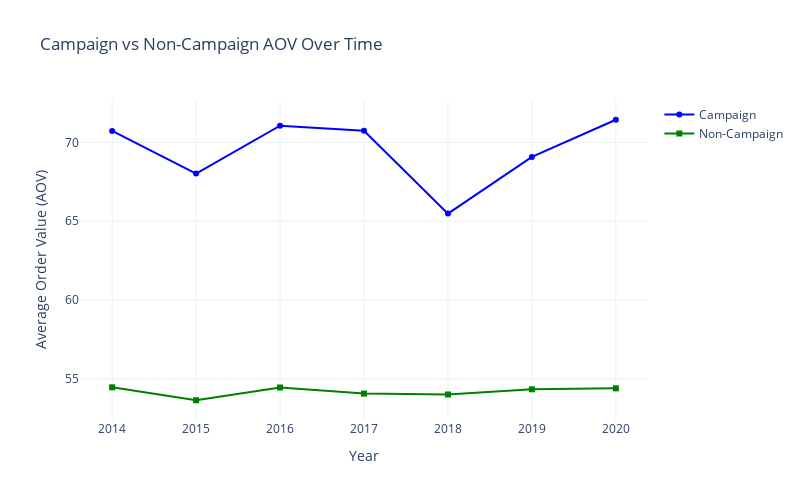

Write notebook code for a chart like this one.
### Markdown cell above
##### General Trend of Overall Campaign AOV vs Non-Campaign AOV

### Code cell
df_campaign = aov_analysis(df2)[0]
df_non_campaign = aov_analysis(df2)[1]
df_comparison = aov_yearly(df_campaign, df_non_campaign)
aov_yearly_plot(df_comparison)

### Figure 1 — Plotly figure (JSON) as saved in the notebook; plotly's stock layout.template omitted (floating-point values rounded to 4 significant figures)
{"data": [{"line": {"color": "blue"}, "marker": {"color": "blue", "symbol": "circle"}, "mode": "lines+markers", "name": "Campaign", "type": "scatter", "x": [2014, 2015, 2016, 2017, 2018, 2019, 2020], "y": [70.72, 68.02, 71.05, 70.73, 65.48, 69.07, 71.43]}, {"line": {"color": "green"}, "marker": {"color": "green", "symbol": "square"}, "mode": "lines+markers", "name": "Non-Campaign", "type": "scatter", "x": [2014, 2015, 2016, 2017, 2018, 2019, 2020], "y": [54.47, 53.65, 54.47, 54.08, 54.02, 54.35, 54.41]}], "layout": {"height": 500, "title": {"text": "Campaign vs Non-Campaign AOV Over Time"}, "width": 800, "xaxis": {"showgrid": true, "title": {"text": "Year"}}, "yaxis": {"showgrid": true, "title": {"text": "Average Order Value (AOV)"}}}}
